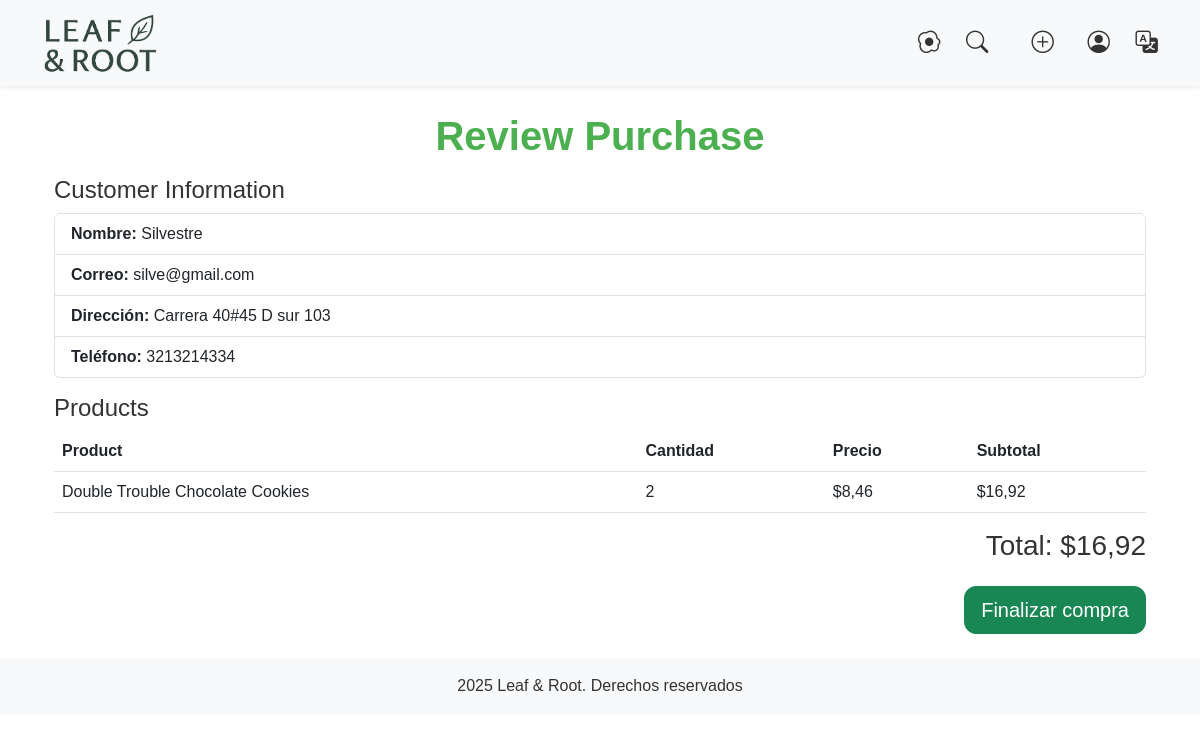
Screenshot of /orders/checkout/review/ (signed in) with the database file from the repository.
### users/models.py (models this page shows, shortened)
class Customer(models.Model):
    id_customer = models.AutoField(primary_key=True)
    user = models.OneToOneField(User, on_delete=models.CASCADE, null=True, blank=True)
    name = models.CharField(max_length=200)
    email = models.EmailField(unique=True)
    address = models.CharField(max_length=255)
    phone = models.CharField(max_length=20)
    class Meta:
        verbose_name = "Cliente"
        verbose_name_plural = "Clientes"

### carrito/models.py (models this page shows, shortened)
class ItemCart(models.Model):
    id_itemcart = models.AutoField(primary_key=True)
    product = models.ForeignKey(Product, on_delete=models.CASCADE)
    cart = models.ForeignKey(Cart, on_delete=models.CASCADE, related_name="items")  # 👈 importante
    quantity = models.PositiveIntegerField(default=1)
    class Meta:
        verbose_name = "Item del Carrito"
        verbose_name_plural = "Items del Carrito"
        unique_together = ("product", "cart")  # evita duplicados
    def get_subtotal(self):
        return self.quantity * self.product.price

### catalogo/models.py (models this page shows, shortened)
class Product(models.Model):
    id_product = models.AutoField(primary_key=True)
    name = models.CharField(max_length=255, unique=True)  # 👈 evitar duplicados exactos
    description = models.TextField(blank=True, null=True)
    price = models.DecimalField(max_digits=10, decimal_places=2, default=Decimal("0.00"))
    stock = models.PositiveIntegerField(default=0)
    category = models.CharField(max_length=100, blank=True, null=True)
    image_url = models.URLField(max_length=500, blank=True, null=True)
    image = models.ImageField(upload_to='products/', blank=True, null=True)
    nutriscore = models.CharField(max_length=5, blank=True, null=True)
    labels = models.CharField(max_length=255, blank=True, null=True)
    type = models.CharField(max_length=50, blank=True, null=True)

### ordenes/views.py (the view)
# urls.py: path("checkout/review/", views.checkout_review, name="checkout_review"),
@login_required
def checkout_review(request):
    customer = get_object_or_404(Customer, user=request.user)
    cart = get_object_or_404(Cart, customer=customer)
    items = ItemCart.objects.filter(cart=cart)
    total = sum([item.get_subtotal() for item in items])
    return render(request, "ordenes/checkout_review.html", {
        "customer": customer,
        "cart": cart,
        "items": items,
        "total": total,
    })

### carrito/models.py (called while the page is built)
    def total_items(self):
        return self.items.aggregate(total=models.Sum('quantity'))['total'] or 0 # type: ignore

### store/templatetags/custom_tags.py (called while the page is built)
@register.filter
def get_range(value, max_value):
    if not max_value:
        return range(1)
    return range(1, max_value + 1)

### ordenes/templates/ordenes/checkout_review.html (shortened to what this page needs)
{% extends "base.html" %}
{% load i18n %}
{% block content %}
{% load static %}
<link rel="stylesheet" href="{% static 'users/css/auth.css' %}">
<link rel="stylesheet" href="{% static 'store/css/base.css' %}">
<div class="container mt-4">
    <h1 class="auth-title">{% trans "Review Purchase" %}</h1>
    <h4>{% trans "Customer Information" %}</h4>
    <ul class="list-group mb-3">
        <li class="list-group-item"><strong>{% trans "Name" %}:</strong> {{ customer.name }}</li>
        <li class="list-group-item"><strong>{% trans "Email" %}:</strong> {{ customer.email }}</li>
        <li class="list-group-item"><strong>{% trans "Address" %}:</strong> {{ customer.address }}</li>
        <li class="list-group-item"><strong>{% trans "Phone" %}:</strong> {{ customer.phone }}</li>
    </ul>
    <h4>{% trans "Products" %}</h4>
    <table class="table">
        <thead>
            <tr>
                <th>{% trans "Product" %}</th>
                <th>{% trans "Quantity" %}</th>
                <th>{% trans "Price" %}</th>
                <th>{% trans "Subtotal" %}</th>
            </tr>
        </thead>
        <tbody>
            {% for item in items %}
            <tr>
                <td>{{ item.product.name }}</td>
                <td>{{ item.quantity }}</td>
                <td>${{ item.product.price }}</td>
                <td>${{ item.get_subtotal }}</td>
            </tr>
            {% endfor %}
        </tbody>
    </table>
    <h3 class="text-end">{% trans "Total" %}: ${{ total }}</h3>
    <div class="text-end mt-4">
        <a href="{% url 'checkout_finalize' %}" class="btn btn-success btn-lg">
            {% trans "Finalize Purchase" %}
        </a>
    </div>
</div>
{% endblock %}

### store/static/store/css/base.css (style rules this page uses)
body { font-family: 'Arial', sans-serif; color: #333; padding-top: 80px; }
button, .btn { border-radius: 12px; transition: background-color 0.3s ease, transform 0.2s ease; }

### users/static/users/css/auth.css (style rules this page uses)
:root { --header-height: 70px; }
.auth-title { text-align: center; margin-top: 2rem; margin-bottom: 1rem; font-weight: 600; color: #4caf50; }

### rows the page displays
Customer: name "Silvestre", email "silve@gmail.com", address "Carrera 40#45 D sur 103", phone "3213214334"
ItemCart: product.name "Double Trouble Chocolate Cookies", quantity "2", product.price "8,46", get_subtotal "16,92"

### other values shown
{{ total }} "16,92"
